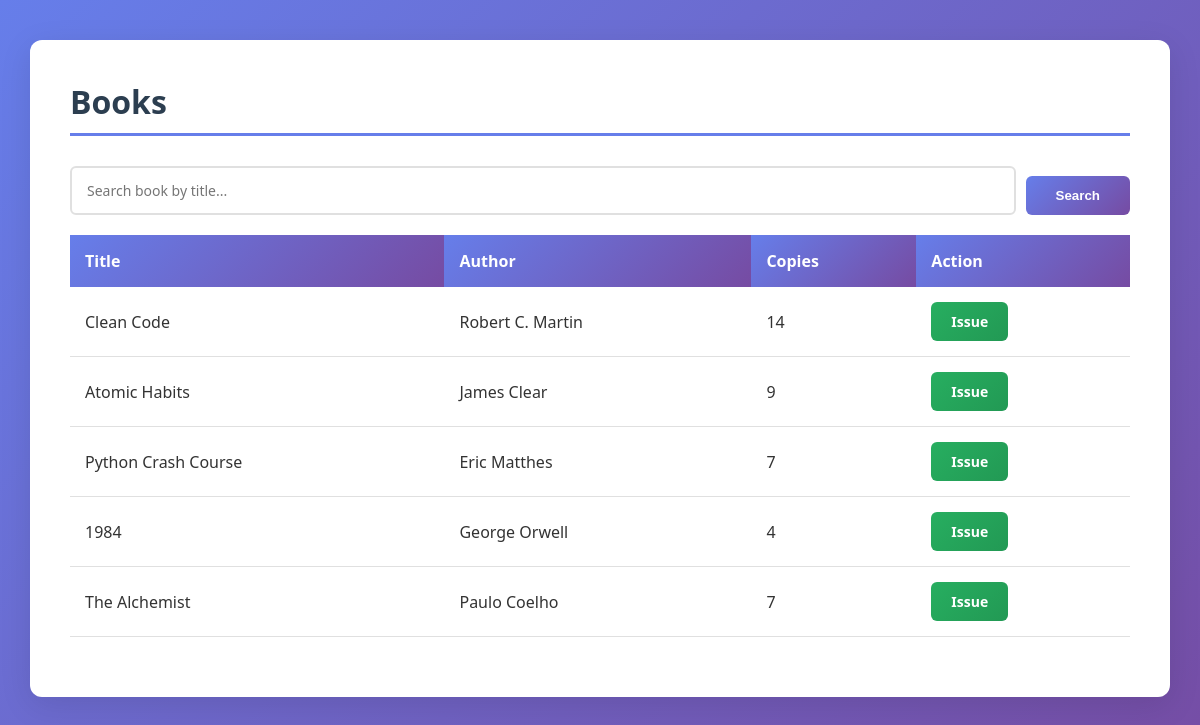
The page / on the database its author committed.
### library/models.py (models this page shows, shortened)
class Book(models.Model):
    title = models.CharField(max_length=200)
    author = models.ForeignKey(Author, on_delete=models.CASCADE)
    isbn = models.CharField(max_length=13)
    available_copies = models.IntegerField(default=1)

class Author(models.Model):
    name = models.CharField(max_length=100)

### library/views.py (the view)
# urls.py: path('', views.book_list, name='book_list'),
def book_list(request):
    query = request.GET.get('q')
    if query:
        books = Book.objects.filter(title__icontains=query)
    else:
        books = Book.objects.all()
    return render(request, 'library/book_list.html', {'books': books})

### templates/library/book_list.html
{% extends 'base.html' %}
{% block content %}
<h2>Books</h2>
<form method="get" class="search-form">
<input type="text" name="q" placeholder="Search book by title...">
<button type="submit">Search</button>
</form>
<table>
<tr>
<th>Title</th>
<th>Author</th>
<th>Copies</th>
<th>Action</th>
</tr>
{% for book in books %}
<tr>
<td>{{ book.title }}</td>
<td>{{ book.author.name }}</td>
<td>{{ book.available_copies }}</td>
<td>
{% if book.available_copies > 0 %}
<a class="btn green" href="/issue/{{ book.id }}/">Issue</a>
{% else %}
Out
{% endif %}
</td>
</tr>
{% endfor %}
</table>
{% endblock %}

### templates/base.html (shortened to what this page needs)
<!DOCTYPE html>
<html lang="en">
<head>
</head>
<body>
    <div class="container">
    {% block content %}{% endblock %}
    </div>
</body>
</html>

### templates/base.html (style rules this page uses)
* { margin: 0; padding: 0; box-sizing: border-box; }
body { font-family: 'Segoe UI', Tahoma, Geneva, Verdana, sans-serif; background: linear-gradient(135deg, #667eea 0%, #764ba2 100%); min-height: 100vh; color: #333; }
.container { width: 95%; max-width: 1200px; margin: 40px auto; background: white; border-radius: 12px; padding: 40px; box-shadow: 0 8px 32px rgba(0, 0, 0, 0.1); }
h2 { color: #2c3e50; margin-bottom: 30px; font-size: 2em; border-bottom: 3px solid #667eea; padding-bottom: 10px; }
table { width: 100%; border-collapse: collapse; margin: 20px 0; }
th { background: linear-gradient(135deg, #667eea 0%, #764ba2 100%); color: white; padding: 15px; text-align: left; font-weight: 600; }
td { padding: 15px; border-bottom: 1px solid #e0e0e0; }
.btn { display: inline-block; padding: 10px 20px; color: white; text-decoration: none; border-radius: 6px; font-weight: 600; border: none; cursor: pointer; transition: all 0.3s ease; font-size: 14px; }
.green { background: linear-gradient(135deg, #27ae60 0%, #229954 100%); }
form { margin: 20px 0; }
input, textarea, select { width: 100%; padding: 12px 15px; margin: 10px 0; border: 2px solid #e0e0e0; border-radius: 6px; font-family: inherit; font-size: 14px; transition: border-color 0.3s; }
input[type="submit"], button[type="submit"] { background: linear-gradient(135deg, #667eea 0%, #764ba2 100%); color: white; border: none; padding: 12px 30px; font-weight: 600; cursor: pointer; transition: all 0.3s; margin-top: 10px; }
.search-form { display: flex; gap: 10px; margin: 20px 0; }
.search-form input { flex: 1; margin: 0; }
.search-form button { flex: 0 0 auto; background: linear-gradient(135deg, #667eea 0%, #764ba2 100%); color: white; padding: 12px 30px; border: none; border-radius: 6px; font-weight: 600; cursor: pointer; transition: all 0.3s; }
a { color: #667eea; text-decoration: none; transition: color 0.3s; }

### rows shown on the page
Book: title "Clean Code", author.name "Robert C. Martin", available_copies "14"
Book: title "Atomic Habits", author.name "James Clear", available_copies "9"
Book: title "Python Crash Course", author.name "Eric Matthes", available_copies "7"
Book: title "1984", author.name "George Orwell", available_copies "4"
Book: title "The Alchemist", author.name "Paulo Coelho", available_copies "7"
